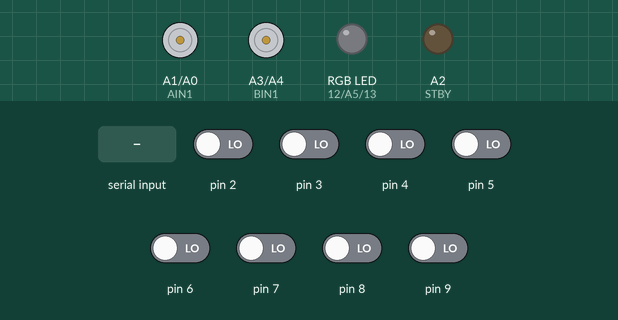
The sketch below on a simulated Arduino Uno, built with avr-gcc and run on an emulated ATmega328P. On the bench: motor-driver pin pairs drawn as motors (green arrow = first pin HIGH = forward, orange = second pin HIGH = backward, longer = more drive, scaled by the enable pin, stopped while the standby pin is LOW), an RGB LED mixed from three pins (HIGH = lit), output pins drawn as LEDs (lit = HIGH). The inputs (shaded band) are chosen by the test bench; at power-on: pin 2–9 LOW.

Above: at 1.2 s.
1.3 s: "7" received over Serial
At 6.4 s:
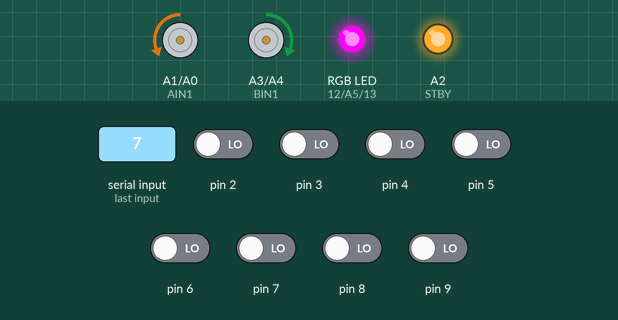
10.3 s: "1" received over Serial
At 13.0 s:
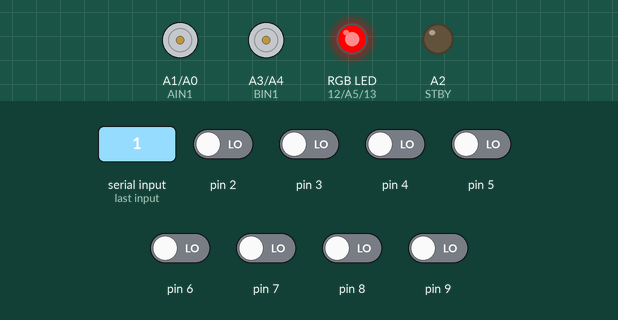
13.3 s: byte 101 ('e') received over Serial
At 14.5 s:
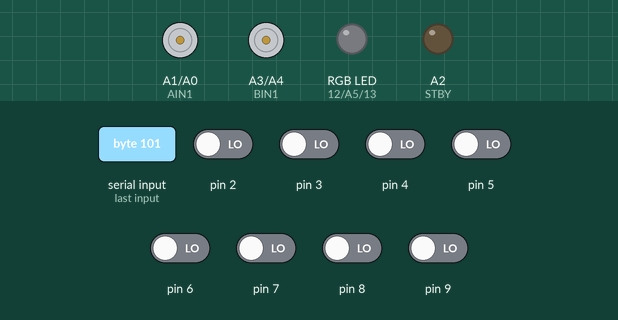
14.8 s: "2" received over Serial
At 15.7 s:
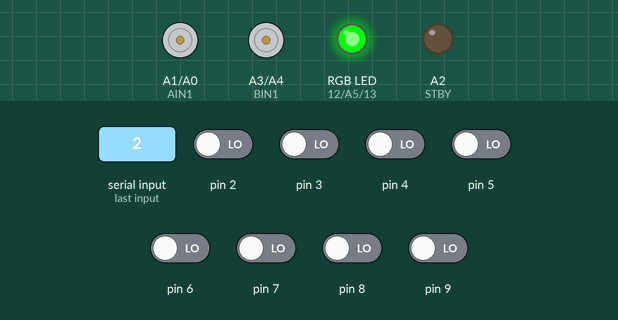
16.3 s: byte 102 ('f') received over Serial
At 21.5 s:
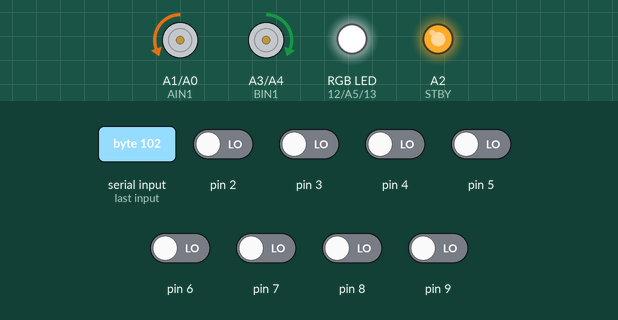
Timing chart, 0 to 28.7 s (numbered marks = the images above; inputs shaded):
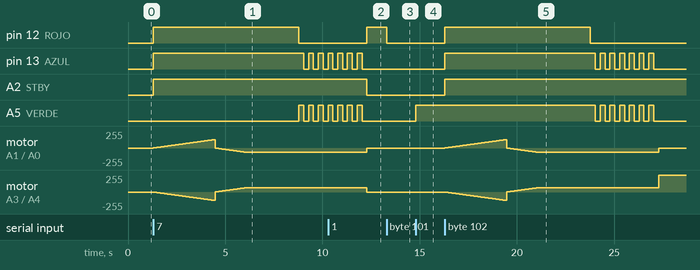

The sketch:

sketch_nov06a.ino
```cpp
// Control PID Seguidor de Linea Carro de carreras Loops BETA V 1.0 Arduino + Java
// Powered By Michael Vargas 2014
#include <QTRSensors.h>
#include "math.h"
//------------------------------------------------------------------------------------//
#define NUM_SENSORS             8            // Numero de sensores que usa
#define TIMEOUT               2500           // waits for 2500 us for sensor outputs to go low
#define EMITTER_PIN    QTR_NO_EMITTER_PIN    // desactivar LED_ON QTR_RC
const byte STBY =   A2; //standby // uso de pines analogos A0-A5 como digitales
//Motor A
const byte  PWMA =  11; //Speed control
const byte  AIN1 =  A1; //Direction
const byte  AIN2 =  A0; //Direction
//Motor B
const byte  PWMB =  10; //Speed control
const byte  BIN1 =  A3; //Direction
const byte  BIN2 =  A4; //Direction
//LEDS RGB
const byte  AZUL =  13;
const byte  VERDE = A5;
const byte  ROJO =  12;
QTRSensorsRC qtrrc((unsigned char[]) {  2, 3, 4, 5, 6, 7, 8, 9} ,NUM_SENSORS, TIMEOUT, EMITTER_PIN); // Matriz QTR_RC pines en PCB ( D2-D9)
unsigned int sensorValues[NUM_SENSORS];
//VALORES PD
float VProporcional = 0.1;
int VDerivativo = 10;
//##############################
unsigned int ref_line=3500; // posicion linea negra de referencia
int maximum =255; // maxima velocidad
int time_calibracion=300; // tiempo de calibracion
int x=1; // velocidad calibracion
int inputString; // Lectura de datos Java
const int timer = 250; // Tiempo de delays
char junk = ' ';   //Lectura de datos manteninedo el Buffer
void stop(){
//enable standby
  digitalWrite(STBY, LOW);
}
void CELESTE_ON(){
   digitalWrite(13, HIGH);
  digitalWrite(A5, HIGH);   // turn the LED on (HIGH is the voltage level)
}
void CELESTE_OFF(){
   digitalWrite(13, LOW);
  digitalWrite(A5, LOW);   // turn the LED on (HIGH is the voltage level)
}
void MORADO_ON(){
  digitalWrite(13, HIGH);
  digitalWrite(12, HIGH);
}
void MORADO_OFF(){
  digitalWrite(13, LOW);
  digitalWrite(12, LOW);
}

void LEDS_OFF(){
  digitalWrite(13, LOW);
  digitalWrite(12, LOW);
  digitalWrite(A5, LOW);
  MORADO_OFF;
  CELESTE_OFF;
}
void QTR_calibration(){

//-------------Instrucciones para Empezar a hacer la Calibracion de Sensores--------------------------------------//
  x=1;
MORADO_ON();
  for (int i = 1; i < time_calibracion; i++)  // make the calibration take about 6.25 seconds
  {
    if (( i >= 1) && ( i<=127 )){
    setSpeed(i,-i);
    }
    else{
      if (( x >= 1) && ( x<=64 )){
      setSpeed(-x,x);
      x++;
      }
    }
    qtrrc.calibrate();       // reads all sensors 10 times at 2500 us per read (i.e. ~25 ms per call)
    if ((i == 127) || (x == 64)){
stop();
      }
  }

 MORADO_OFF();
  //---------------------------Fin Calibracion de Sensores----------------------------------------------------//
  for (int i=0; i <=6; i++){  // parpadeo para indicar que termino la calibracion
       CELESTE_ON();
       delay(timer);
       CELESTE_OFF();
       delay(timer);
  }
}
void RESET_ALL(){
 stop();// Motores detenidos
 LEDS_OFF();
 Serial.flush();
}
//--------------------------------------------------------------------------------------//
void setup()
{
  Serial.begin(9600);

  pinMode(STBY, OUTPUT);

  pinMode(PWMA, OUTPUT);
  pinMode(AIN1, OUTPUT);
  pinMode(AIN2, OUTPUT);

  pinMode(PWMB, OUTPUT);
  pinMode(BIN1, OUTPUT);
  pinMode(BIN2, OUTPUT);

  pinMode(AZUL,OUTPUT);
  pinMode(VERDE,OUTPUT);
  pinMode(ROJO,OUTPUT);
 RESET_ALL();
};

unsigned int last_proportional = 0;
long integral = 0;
void loop()
{
menu_Arduino_Java();
};
//<------------------------------------------------------------------------>
// ################# FUNCIONES ###########################################
void menu_Arduino_Java(){
  boolean sensores=false,motores=false;
  if(Serial.available() > 0){
       do{
           inputString = Serial.read();
           switch (inputString){
              case '1':
                digitalWrite(ROJO,HIGH);
                   break;
              case '2':
               digitalWrite(VERDE,HIGH);
                   break;
              case '3':
               digitalWrite(AZUL,HIGH);
                   break;
              case '4':
                  MORADO_ON();
                   break;
              case '5':
                 CELESTE_ON();
                   break;
              case '6':
                  LEDS_OFF();             //apagar leds
                   break;
              case '7':
                     QTR_calibration();  // Iniciar Calibracion
                     stop();
                   break;
              case '8':
                  sensores = true;              // Lectura de sensores para graficar
                  while ( sensores == true ){
                   read_IR();
                   inputString=Serial.read();
                   if( inputString >= '0' ){
                     sensores=false;
                  }
                  }
                  break;
              case '9':                // MOTORES ADELANTE
                    motores = true;
                    while(motores==true){
                    setSpeed(255,255);
                    delay(100);
                    inputString= Serial.read();
                    if( inputString >= '0' ){
                      motores=false;
                      stop();
                  }
                   }
                    break;

              case 'a':
                    motores = true;
                    while(motores==true){
                     setSpeed(-255,-255);
                     delay(100);
                     inputString= Serial.read();
                     if( inputString >= '0' ){
                      motores=false;
                      stop();
                     }
                   }
                   break;
             case 'b':
                     while (Serial.available() == 0) ;  // Wait here until input buffer has a character
                      {
                        VProporcional = Serial.parseFloat();
                        while (Serial.available() > 0)  // .parseFloat() can leave non-numeric characters
                              { junk = Serial.read() ; }      // clear the keyboard buffer
                           }
                  break;
              case 'c':
                     while (Serial.available() == 0) ;  // Wait here until input buffer has a character
                      {
                        VDerivativo = Serial.parseInt();
                        while (Serial.available() > 0)  // .parseFloat() can leave non-numeric characters
                              { junk = Serial.read() ; }      // clear the keyboard buffer
                           }
                  break;

             case 'd':
                      while (Serial.available() == 0) ;  // Wait here until input buffer has a character
                      {
                        maximum= Serial.parseInt();
                        while (Serial.available() > 0)
                              { junk = Serial.read() ; }
                           }
                  break;
                      break;
             case 'e':
                      RESET_ALL();            // REINICAR PROGRAMA
                      software_Reset();
                      break;
             case 'f':
                     QTR_calibration();       // MODO COMPETENCIA
                     while(true){
                      Line_follower_PID();
                     }
                   break;
               }; // FIN SWITCH MENU
           }while( inputString == 0 );

      }
}
 void software_Reset() // Restarts program from beginning but does not reset the peripherals and registers
{
asm volatile ("  jmp 0");
}
void read_IR() {
 unsigned int position = qtrrc.readLine(sensorValues); // leemos posicion de la linea en la variable position
 Serial.println(position);
 delay(timer);
}

void Line_follower_PID(){
unsigned int position = qtrrc.readLine(sensorValues); // leemos posicion de la linea en la variable position
  int proportional = (int)position - ref_line;  // Referencia donde seguira la linea, mitad sensores.
  // Calculos PD
  int derivative = proportional - last_proportional;
  integral += proportional;
  last_proportional = proportional;

  int power_difference = proportional/VProporcional + integral*0 + derivative*VDerivativo;

  if (power_difference > maximum)
    power_difference = maximum;
  if (power_difference < -maximum)
    power_difference = -maximum;

    if (power_difference < 0)
    setSpeed(maximum, maximum + power_difference);
  else
    setSpeed(maximum - power_difference,maximum);
}
void setSpeed(int velocidad_1,int velocidad_2){

if ((velocidad_1 < 0) || (velocidad_2 < 0)){
  if ((velocidad_1 < 0) && (velocidad_2 <0)){
     velocidad_1= abs(velocidad_1); //Motor A atras
     velocidad_2= abs(velocidad_2); //Motor B atras
      move(1,velocidad_1, 0);
      move(2,velocidad_2, 0);
  }
    if (velocidad_1 < 0){
      velocidad_1= abs(velocidad_1); //Motor A atras
      move(1,velocidad_1, 0);
      move(2,velocidad_2, 1);
    }
    if (velocidad_2 < 0){
      velocidad_2= abs(velocidad_2);//Motor B atras
      move(1,velocidad_1, 1);
      move(2,velocidad_2, 0);
    }
  }
  else{
     move(1, velocidad_1, 1);
     move(2,velocidad_2, 1);
  }
}
void move(int motor, int speed, int direction){
  digitalWrite(STBY, HIGH);

  boolean inPin1 = LOW;
  boolean inPin2 = HIGH;

  if(direction == 1){
    inPin1 = HIGH;
    inPin2 = LOW;
  }

  if(motor == 1){
    digitalWrite(AIN1, inPin1);
    digitalWrite(AIN2, inPin2);
    analogWrite(PWMA, speed);
  }else{
    digitalWrite(BIN1, inPin1);
    digitalWrite(BIN2, inPin2);
    analogWrite(PWMB, speed);
  }
}
```

Measured:
- after the input at 1.3 s, pin 12 (ROJO): LOW → HIGH at once, → LOW 7.5 s later; pin 13 (AZUL): LOW → HIGH at once, then repeats every 0.50 s: LOW 0.25 s, HIGH 0.25 s
- after the input at 10.3 s, pin 12 (ROJO): LOW → HIGH after 2.0 s
- after the input at 13.3 s, pin 12 (ROJO): HIGH → LOW at once
- after the input at 14.8 s, A5 (VERDE): LOW → HIGH at once
- after the input at 16.3 s, pin 12 (ROJO): LOW → HIGH at once, → LOW 7.5 s later; pin 13 (AZUL): LOW → HIGH at once, then repeats every 0.50 s: LOW 0.25 s, HIGH 0.25 s, until it stays LOW from 27.0 s; A2 (STBY): LOW → HIGH at once; A5 (VERDE): alternates HIGH for 0.25 s and LOW for 0.25 s, 13 changes in all, then stays LOW, starting after 7.7 s
